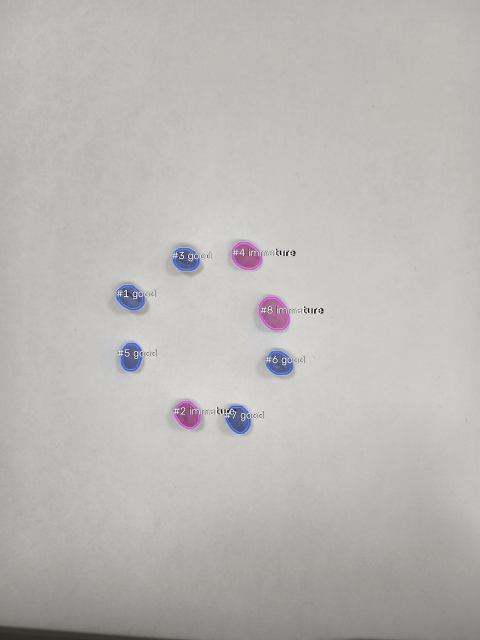
#> input picture track2/day-2/team_01_day2/task/test_infer_real/vis/circle_good.jpg, 960 x 1280 px, found by its file name (shown at 1/2 size)
$ python run_multiclass_benchmark.py
#> lines starting #> are read from the running program, lines starting #| are printed output that depends on the picture
#!/usr/bin/env python3
"""
Generate unseen multi-class coffee bean test images (all 7 classes per image),
run infer.py on them, score against ground truth, and create visual proofs.
"""

from __future__ import annotations

import json
import math
import random
import subprocess
import sys
from collections import Counter, defaultdict
from pathlib import Path
from typing import Any, Dict, List, Tuple

import cv2
import numpy as np
from PIL import Image, ImageOps

SCRIPT_DIR = Path(__file__).resolve().parent
TEAM_DIR = SCRIPT_DIR.parent
DATASETS_DIR = TEAM_DIR.parent.parent / "day-1" / "datasets"
BANK_DIR = SCRIPT_DIR / "datasets_seg" / "extracted_beans_bank"
REAL_GT_MASK_DIR = SCRIPT_DIR / "datasets_seg" / "ground_truth_day2_format" / "real_21_full" / "seg_mask"
OUT_ROOT = SCRIPT_DIR / "multi_class_test"

CLASSES = ["good", "shell", "black", "husk", "broken", "parchment", "immature"]


def load_exif_bgr(path: Path) -> np.ndarray:
    with Image.open(path) as im:
        im = ImageOps.exif_transpose(im)
        return cv2.cvtColor(np.array(im.convert("RGB"), dtype=np.uint8), cv2.COLOR_RGB2BGR)


def make_clean_real_paper_canvas(ref_img_path: Path, ref_mask_path: Path) -> np.ndarray:
    """Erase existing beans AND their wide shadows from a real 3072x4096 photo, preserving real paper grain & lighting."""
    img = load_exif_bgr(ref_img_path)
    seg = cv2.imread(str(ref_mask_path), cv2.IMREAD_UNCHANGED)
    h, w = img.shape[:2]

    bean_mask = (seg > 0).astype(np.uint8) * 255
    # Large dilation removes outer cast shadows completely (no gray ghost circles left on paper)
    dilated = cv2.dilate(bean_mask, cv2.getStructuringElement(cv2.MORPH_ELLIPSE, (145, 145)))

    swatch = img[int(h * 0.10) : int(h * 0.28), int(w * 0.15) : int(w * 0.85)].copy()
    sh, sw = swatch.shape[:2]

    small = cv2.resize(img, (w // 4, h // 4), interpolation=cv2.INTER_AREA)
    small_m = cv2.resize(dilated, (w // 4, h // 4), interpolation=cv2.INTER_NEAREST)
    inpainted_small = cv2.inpaint(small, small_m, 11, cv2.INPAINT_TELEA)
    bg_low = cv2.resize(inpainted_small, (w, h), interpolation=cv2.INTER_CUBIC).astype(np.float32)

    swatch_low = cv2.GaussianBlur(swatch.astype(np.float32), (81, 81), 0)
    swatch_hf = swatch.astype(np.float32) - swatch_low

    rep_y = (h // sh) + 1
    rep_x = (w // sw) + 1
    tiled_hf = np.tile(swatch_hf, (rep_y, rep_x, 1))[:h, :w]

    synth_patch = np.clip(bg_low + tiled_hf, 0, 255).astype(np.uint8)
    alpha = cv2.GaussianBlur((dilated > 0).astype(np.float32), (51, 51), 0)[:, :, None]
    return np.clip(synth_patch.astype(np.float32) * alpha + img.astype(np.float32) * (1.0 - alpha), 0, 255).astype(np.uint8)


# [18 lines left out: function generate_wood_bg, not called in this run]


def load_bean_bank() -> Dict[str, List[Dict[str, Any]]]:
    bank: Dict[str, List[Dict[str, Any]]] = defaultdict(list)
    for cls_name in CLASSES:
        for png_path in sorted((BANK_DIR / cls_name).glob("*.png")):
            rgba = cv2.imread(str(png_path), cv2.IMREAD_UNCHANGED)
            if rgba is None or rgba.shape[2] != 4:
                continue
            bank[cls_name].append(
                {
                    "bgr": rgba[:, :, :3],
                    "mask": rgba[:, :, 3],
                    "source": png_path.stem,
                }
            )
    return bank


# [315 lines left out: functions transform_bean, composite_non_burying_pile, build_spaced_3072_specs, build_touching_pairs_3072_specs, build_dense_960_specs, evaluate_predictions and 1 more, not called in this run]


def main() -> None:
    rng = random.Random(20261118)
    bank = load_bean_bank()

    img_dir = OUT_ROOT / "images"
    gt_mask_dir = OUT_ROOT / "gt_seg_mask"
    pred_out_dir = OUT_ROOT / "outputs"
    for d in (img_dir, gt_mask_dir, pred_out_dir):
        d.mkdir(parents=True, exist_ok=True)

    print("1. Creating clean 3072x4096 real A4 paper canvases (145px shadow cleanup)...")
    paper_3072_a = make_clean_real_paper_canvas(
        DATASETS_DIR / "good" / "circle_good.jpg",
        REAL_GT_MASK_DIR / "circle_good.png",
    )
#> in load_exif_bgr, im is the input picture: PIL image 960x1280 RGB; mean R, G, B 185.8, 183.7, 180.8
#> in make_clean_real_paper_canvas, `bean_mask = (seg > 0).astype(np.uint8) * 255`: bean_mask: shape (1280, 960, 3); every value is 255
#> in make_clean_real_paper_canvas, `swatch = img[int(h * 0.10) : int(h * 0.28), int(w * 0.15) : int(w * 0...`:
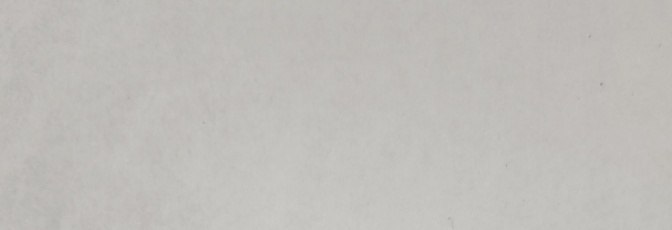
#> swatch: shape (230, 672, 3); mean B, G, R 185.7, 189.5, 191.5
#> in make_clean_real_paper_canvas, `small = cv2.resize(img, (w // 4, h // 4), interpolation=cv2.INTER_AREA)`:
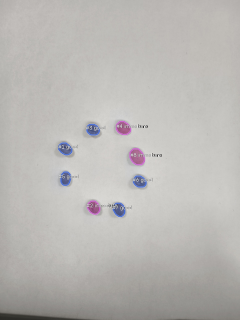
#> small: shape (320, 240, 3); mean B, G, R 180.8, 183.7, 185.8
#> in make_clean_real_paper_canvas, `small_m = cv2.resize(dilated, (w // 4, h // 4), interpolation=cv2.INTE..`: small_m: shape (320, 240, 3); every value is 255
    paper_3072_b = make_clean_real_paper_canvas(
        DATASETS_DIR / "good" / "grid_good.jpg",
        REAL_GT_MASK_DIR / "grid_good.png",
    )
    paper_960 = cv2.resize(paper_3072_a[1100:2700, 600:2200], (960, 960), interpolation=cv2.INTER_AREA)
    wood_960 = generate_wood_bg(960, 960, rng)

    specs = [
        ("01_all7_spaced_3072x4096.jpg", paper_3072_a, build_spaced_3072_specs(bank, rng), "fixed", 0.08, 1.8, (6, 8), 17, 0.24),
        ("02_all7_touching_pairs_3072x4096.jpg", paper_3072_b, build_touching_pairs_3072_specs(bank, rng), "fixed", 0.08, 1.8, (6, 8), 17, 0.24),
        ("03_all7_dense_pile_paper_960.jpg", paper_960, build_dense_960_specs(bank, rng, num_per_class=3), "dense_pile", 0.06, 2.2, (4, 5), 11, 0.22),
        ("04_all7_dense_pile_wood_960.jpg", wood_960, build_dense_960_specs(bank, rng, num_per_class=3), "dense_pile", 0.06, 2.5, (4, 5), 11, 0.28),
    ]

    gt_entries = []
    for fname, canvas, bean_specs, mode, max_ov, trim_px, sh_off, sh_blur, sh_str in specs:
        out_bgr, seg_u16, objs = composite_non_burying_pile(
            canvas, bean_specs, mode=mode, rng=rng,
            max_overlap_ratio=max_ov, trim_edge_px=trim_px,
            shadow_offset=sh_off, shadow_blur=sh_blur, shadow_strength=sh_str,
        )
        cv2.imwrite(str(img_dir / fname), out_bgr, [int(cv2.IMWRITE_JPEG_QUALITY), 95])
        cv2.imwrite(str(gt_mask_dir / f"{Path(fname).stem}.png"), seg_u16.astype(np.uint16))
        gt_entries.append({"image_name": fname, "objects": objs})
        cls_cnt = Counter(o["class"] for o in objs)
        print(f"  [GEN] {fname:<36} | {len(objs):2d} beans | classes={dict(sorted(cls_cnt.items()))}")

    (OUT_ROOT / "ground_truth.json").write_text(
        json.dumps(gt_entries, ensure_ascii=False, indent=2), encoding="utf-8"
    )

    print("\n2. Running infer.py on the 4 unseen multi-class images...")
    cmd = [
        sys.executable,
        str(TEAM_DIR / "infer.py"),
        "--input",
        str(img_dir),
        "--weights",
        str(TEAM_DIR / "weights"),
        "--out",
        str(pred_out_dir),
    ]
    subprocess.run(cmd, check=True)

    print("\n3. Evaluating Multi-Class Separation vs Ground Truth:")
    pred_entries = json.loads((pred_out_dir / "predictions.json").read_text(encoding="utf-8"))
    summary = evaluate_predictions(gt_entries, pred_entries, gt_mask_dir, pred_out_dir / "seg_mask")
    print(f"\n  TOTAL MATCHED: {summary['total_matched']}/{summary['total_gt']} | EXACT CLASS: {summary['total_cls_correct']}/{summary['total_gt']} ({summary['total_cls_correct']/max(summary['total_gt'],1)*100:.2f}%) | Mean IoU: {summary['mean_iou']:.4f}")
    print("  Per-class:", summary["per_class"])
    if summary["misclassified"]:
        print("  Misclassified/Missed:", summary["misclassified"])

    make_visual_summary_grid(
        pred_out_dir / "vis",
        [s[0] for s in specs],
        OUT_ROOT / "summary_multiclass_4grid.jpg",
    )
    print(f"\n[DONE] Summary image saved to: {OUT_ROOT / 'summary_multiclass_4grid.jpg'}")


if __name__ == "__main__":
#> (the run stopped early here; a loop or call above may not have finished)
